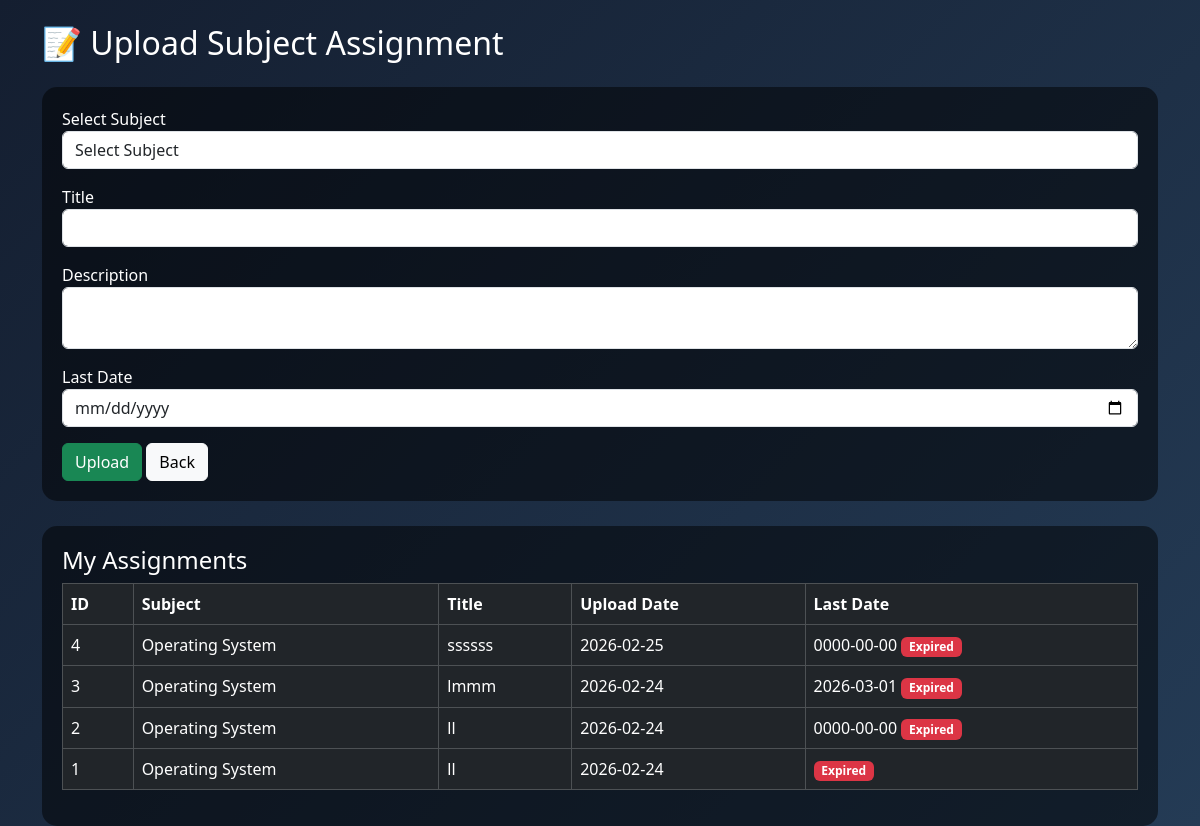
Page /teacher/assignment.php (signed in) on the committed database.
### tables this page shows
CREATE TABLE `assignments` (
  `id` int(11) NOT NULL,
  `title` varchar(200) DEFAULT NULL,
  `description` text DEFAULT NULL,
  `subject_id` int(11) DEFAULT NULL,
  `due_date` date DEFAULT NULL,
  `teacher_id` int(11) DEFAULT NULL,
  `date` date DEFAULT NULL,
  `last_date` date DEFAULT NULL
);

CREATE TABLE `subjects` (
  `id` int(11) NOT NULL,
  `subject_name` varchar(100) DEFAULT NULL,
  `subject_code` varchar(50) DEFAULT NULL,
  `created_at` timestamp NOT NULL DEFAULT current_timestamp(),
  `course` varchar(100) DEFAULT NULL,
  `teacher_id` int(11) DEFAULT NULL
);

### teacher/assignment.php (the view, shortened to what this page needs)
<?php
include("../db.php");
$email=$_SESSION['teacher'];
$t=mysqli_query($conn,"SELECT * FROM teachers WHERE email='$email'");
$teacher=mysqli_fetch_assoc($t);
$tid=$teacher['id'];
?>
<!DOCTYPE html>
<html>
<head>
<link href="https://cdn.jsdelivr.net/npm/bootstrap@5.3.2/dist/css/bootstrap.min.css" rel="stylesheet">
</head>
<body>
<div class="container">
<h2 class="mt-4">📝 Upload Subject Assignment</h2>
<div class="box">
<form method="post">
<label>Select Subject</label>
<select name="subject" class="form-control mb-3" required>
<option value="">Select Subject</option>
</select>
<label>Title</label>
<input type="text" name="title" class="form-control mb-3" required>
<label>Description</label>
<textarea name="desc" class="form-control mb-3" required></textarea>
<label>Last Date</label>
<input type="date" name="last_date" class="form-control mb-3" required>
<button name="add" class="btn btn-success">Upload</button>
<a href="dashboard.php" class="btn btn-light">Back</a>
</form>
</div>
<div class="box">
<h4>My Assignments</h4>
<table class="table table-dark table-bordered">
<tr>
<th>ID</th>
<th>Subject</th>
<th>Title</th>
<th>Upload Date</th>
<th>Last Date</th>
</tr>
<?php
$q=mysqli_query($conn,"
SELECT assignments.*, subjects.subject_name
FROM assignments
JOIN subjects ON assignments.subject_id=subjects.id
WHERE assignments.teacher_id='$tid'
ORDER BY assignments.id DESC");
while($r=mysqli_fetch_assoc($q)){
?>
<tr>
<td><?php echo $r['id']; ?></td>
<td><?php echo $r['subject_name']; ?></td>
<td><?php echo $r['title']; ?></td>
<td><?php echo $r['date']; ?></td>
<td>
<?php
echo $r['last_date'];
if(strtotime($r['last_date']) < strtotime(date("Y-m-d"))){
echo " <span class='badge bg-danger'>Expired</span>";
}else{
echo " <span class='badge bg-success'>Active</span>";
}
?>
</td>
</tr>
<?php } ?>
</table>
</div>
</div>
</body>
</html>

### teacher/assignment.php (style rules this page uses)
body { background:linear-gradient(135deg,#141e30,#243b55);color:white;font-family:Segoe UI; }
.box { background:#00000080;padding:20px;border-radius:15px;margin-top:25px; }

### rows in the picture
assignments: id "4", subject.subject_name "Operating System", title "ssssss", date "2026-02-25", last_date "0000-00-00", shows "Expired"
assignments: id "3", subject.subject_name "Operating System", title "lmmm", date "2026-02-24", last_date "2026-03-01", shows "Expired"
assignments: id "2", subject.subject_name "Operating System", title "ll", date "2026-02-24", last_date "0000-00-00", shows "Expired"
assignments: id "1", subject.subject_name "Operating System", title "ll", date "2026-02-24", shows "Expired"
